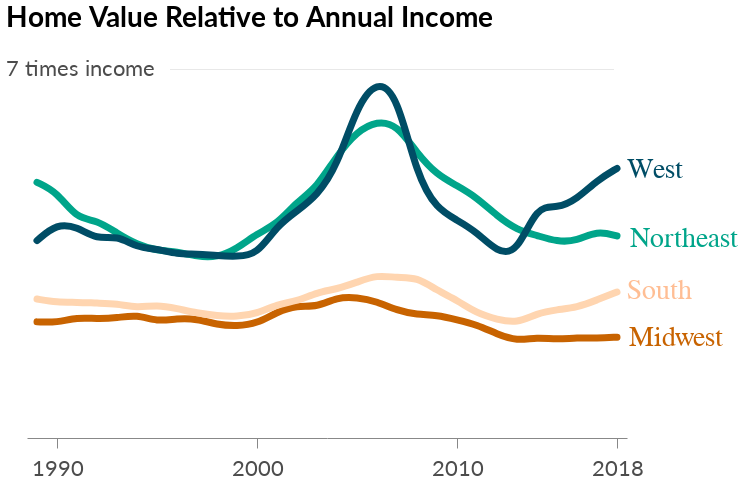

Notebook source saved alongside this figure:
### Code cell
region_chart

### Figure 1 — Vega-Lite specification as saved in the notebook (floating-point values rounded to 4 significant figures)
{"width": 600, "height": 400, "background": "white", "config": {"title": {"fontSize": 28, "anchor": "start", "font": "Lato", "offset": 5}, "axisX": {"grid": false, "labelFont": "Lato", "labelFontSize": 16, "labelAngle": 0, "labelPadding": 10, "ticks": false, "tickSize": 5, "title": null, "titleFont": "Lato", "titleFontSize": 16, "titleFontWeight": "normal", "titleY": 30, "titleX": 280}, "axisY": {"grid": true, "gridOpacity": 1, "labelFont": "Lato", "labelFontSize": 16, "labelLimit": 100, "labelAlign": "left", "labelPadding": 20, "ticks": false, "title": null, "titleFont": "Lato", "titleFontWeight": "normal", "titleFontSize": 16, "titleAlign": "left", "titleAngle": 0, "titleY": -20, "titleX": -20, "domainWidth": 0}, "view": {"strokeOpacity": 0}}, "layer": [{"data": {"name": "data-b1daa1ab067bf442c9aea6328ef6e29d"}, "mark": {"type": "line", "interpolate": "basis", "size": 7, "strokeCap": "round"}, "encoding": {"color": {"type": "nominal", "field": "Region", "legend": null, "scale": {"domain": ["West", "Northeast", "South", "Midwest"], "range": ["#004d66", "#00a58a", "#ffd5b0", "#c86300"]}}, "x": {"type": "ordinal", "axis": {"labelFontSize": 22, "labelOpacity": 0.7, "tickSize": 10, "ticks": true, "values": [1990, 2000, 2010, 2018]}, "field": "Year"}, "y": {"type": "quantitative", "axis": {"format": "a", "labelFontSize": 22, "labelOpacity": 0.7, "values": [2, 3, 4, 5, 6]}, "field": "HIR", "scale": {"domain": [1, 7.5]}, "title": "Regional comparison"}}, "title": "Home Value Relative to Annual Income"}, {"data": {"name": "data-8a7dc631962baabbcab7514ff60c9e7c"}, "mark": {"type": "text", "color": "#004d66", "dx": 31, "dy": -330, "fontSize": 28, "fontWeight": "normal"}, "encoding": {"text": {"type": "nominal", "field": "Text"}, "x": {"type": "quantitative", "axis": null, "field": "Year"}, "y": {"type": "quantitative", "field": "Numbers"}}}, {"data": {"name": "data-7aaa97d570e9aa23a71746083f3f22b4"}, "mark": {"type": "text", "color": "#00a58a", "dx": 60, "dy": -199, "fontSize": 28, "fontWeight": "normal"}, "encoding": {"text": {"type": "nominal", "field": "Text"}, "x": {"type": "quantitative", "axis": null, "field": "Year"}, "y": {"type": "quantitative", "field": "Numbers"}}}, {"data": {"name": "data-5ce3dbf5b01e460dfdb5755056a4b599"}, "mark": {"type": "text", "color": "#ffbe94", "dx": 35, "dy": -85, "fontSize": 28, "fontWeight": "normal"}, "encoding": {"text": {"type": "nominal", "field": "Text"}, "x": {"type": "quantitative", "axis": null, "field": "Year"}, "y": {"type": "quantitative", "field": "Numbers"}}}, {"data": {"name": "data-58f00851d12c199fef21a1395c4d805e"}, "mark": {"type": "text", "color": "#c86300", "dx": 51, "dy": 23, "fontSize": 28, "fontWeight": "normal"}, "encoding": {"text": {"type": "nominal", "field": "Text"}, "x": {"type": "quantitative", "axis": null, "field": "Year"}, "y": {"type": "quantitative", "field": "Numbers"}}}, {"data": {"name": "data-96323c39621b8c3d037c43bf1a748800"}, "mark": {"type": "text", "dx": 65, "dy": -4, "fontSize": 11.5, "fontWeight": "bold", "opacity": 0.09}, "encoding": {"text": {"type": "nominal", "field": "text"}, "x": {"type": "ordinal", "axis": null, "field": "x"}, "y": {"type": "quantitative", "axis": null, "field": "y"}}}, {"data": {"name": "data-6c0b8f17bfb1c63dde0dbe27d2dd8b4e"}, "mark": {"type": "text", "dx": -247, "dy": 0, "font": "lato", "fontSize": 22, "opacity": 0.7}, "encoding": {"text": {"type": "nominal", "field": "text"}, "x": {"type": "ordinal", "axis": null, "field": "x"}, "y": {"type": "quantitative", "axis": null, "field": "y"}}}], "$schema": "https://vega.github.io/schema/vega-lite/v4.0.0.json", "datasets": {"data-b1daa1ab067bf442c9aea6328ef6e29d": [{"Home": 83000.0, "Income": 28750, "HIR": 2.887, "Region": "Midwest", "Year": 1989}, {"Home": 168300.0, "Income": 32643, "HIR": 5.155, "Region": "Northeast", "Year": 1989}, {"Home": 84290.0, "Income": 25870, "HIR": 3.258, "Region": "South", "Year": 1989}, {"Home": 130800.0, "Income": 31086, "HIR": 4.208, "Region": "West", "Year": 1989}, {"Home": 85940.0, "Income": 29897, "HIR": 2.875, "Region": "Midwest", "Year": 1990}, {"Home": 163300.0, "Income": 32676, "HIR": 4.998, "Region": "Northeast", "Year": 1990}, {"Home": 86320.0, "Income": 26942, "HIR": 3.204, "Region": "South", "Year": 1990}, {"Home": 142500.0, "Income": 31761, "HIR": 4.486, "Region": "West", "Year": 1990}, {"Home": 88620.0, "Income": 29927, "HIR": 2.961, "Region": "Midwest", "Year": 1991}, {"Home": 152500.0, "Income": 33467, "HIR": 4.557, "Region": "Northeast", "Year": 1991}, {"Home": 87150.0, "Income": 27178, "HIR": 3.207, "Region": "South", "Year": 1991}, {"Home": 143000.0, "Income": 32253, "HIR": 4.433, "Region": "West", "Year": 1991}, {"Home": 90450.0, "Income": 30804, "HIR": 2.936, "Region": "Midwest", "Year": 1992}, {"Home": 150000.0, "Income": 32999, "HIR": 4.546, "Region": "Northeast", "Year": 1992}, {"Home": 88100.0, "Income": 27609, "HIR": 3.191, "Region": "South", "Year": 1992}, {"Home": 140800.0, "Income": 33324, "HIR": 4.224, "Region": "West", "Year": 1992}, {"Home": 92650.0, "Income": 31400, "HIR": 2.951, "Region": "Midwest", "Year": 1993}, {"Home": 146000.0, "Income": 33747, "HIR": 4.326, "Region": "Northeast", "Year": 1993}, {"Home": 90520.0, "Income": 28441, "HIR": 3.183, "Region": "South", "Year": 1993}, {"Home": 144900.0, "Income": 33739, "HIR": 4.294, "Region": "West", "Year": 1993}, {"Home": 97690.0, "Income": 32505, "HIR": 3.005, "Region": "Midwest", "Year": 1994}, {"Home": 144700.0, "Income": 34926, "HIR": 4.144, "Region": "Northeast", "Year": 1994}, {"Home": 93490.0, "Income": 30021, "HIR": 3.114, "Region": "South", "Year": 1994}, {"Home": 141100.0, "Income": 34452, "HIR": 4.095, "Region": "West", "Year": 1994}, {"Home": 103600.0, "Income": 35839, "HIR": 2.891, "Region": "Midwest", "Year": 1995}, {"Home": 146100.0, "Income": 36111, "HIR": 4.045, "Region": "Northeast", "Year": 1995}, {"Home": 97930.0, "Income": 30942, "HIR": 3.165, "Region": "South", "Year": 1995}, {"Home": 146500.0, "Income": 35979, "HIR": 4.073, "Region": "West", "Year": 1995}, {"Home": 107600.0, "Income": 36579, "HIR": 2.941, "Region": "Midwest", "Year": 1996}, {"Home": 150700.0, "Income": 37406, "HIR": 4.028, "Region": "Northeast", "Year": 1996}, {"Home": 100600.0, "Income": 32422, "HIR": 3.104, "Region": "South", "Year": 1996}, {"Home": 148000.0, "Income": 37125, "HIR": 3.986, "Region": "West", "Year": 1996}, {"Home": 112600.0, "Income": 38316, "HIR": 2.938, "Region": "Midwest", "Year": 1997}, {"Home": 153700.0, "Income": 38929, "HIR": 3.949, "Region": "Northeast", "Year": 1997}, {"Home": 104100.0, "Income": 34345, "HIR": 3.03, "Region": "South", "Year": 1997}, {"Home": 156400.0, "Income": 39162, "HIR": 3.993, "Region": "West", "Year": 1997}, {"Home": 115400.0, "Income": 40609, "HIR": 2.841, "Region": "Midwest", "Year": 1998}, {"Home": 159800.0, "Income": 40634, "HIR": 3.933, "Region": "Northeast", "Year": 1998}, {"Home": 106800.0, "Income": 35797, "HIR": 2.984, "Region": "South", "Year": 1998}, {"Home": 162300.0, "Income": 40983, "HIR": 3.961, "Region": "West", "Year": 1998}, {"Home": 119800.0, "Income": 42512, "HIR": 2.818, "Region": "Midwest", "Year": 1999}, {"Home": 170700.0, "Income": 41882, "HIR": 4.075, "Region": "Northeast", "Year": 1999}, {"Home": 111000.0, "Income": 37345, "HIR": 2.972, "Region": "South", "Year": 1999}, {"Home": 168100.0, "Income": 42565, "HIR": 3.95, "Region": "West", "Year": 1999}, {"Home": 126600.0, "Income": 44261, "HIR": 2.86, "Region": "Midwest", "Year": 2000}, {"Home": 189100.0, "Income": 43750, "HIR": 4.322, "Region": "Northeast", "Year": 2000}, {"Home": 116000.0, "Income": 38389, "HIR": 3.021, "Region": "South", "Year": 2000}, {"Home": 178600.0, "Income": 44915, "HIR": 3.976, "Region": "West", "Year": 2000}, {"Home": 133600.0, "Income": 43834, "HIR": 3.049, "Region": "Midwest", "Year": 2001}, {"Home": 204500.0, "Income": 45716, "HIR": 4.473, "Region": "Northeast", "Year": 2001}, {"Home": 123500.0, "Income": 38904, "HIR": 3.174, "Region": "South", "Year": 2001}, {"Home": 200600.0, "Income": 45087, "HIR": 4.45, "Region": "West", "Year": 2001}, {"Home": 137600.0, "Income": 43622, "HIR": 3.155, "Region": "Midwest", "Year": 2002}, {"Home": 221900.0, "Income": 45862, "HIR": 4.839, "Region": "Northeast", "Year": 2002}, {"Home": 127300.0, "Income": 39522, "HIR": 3.222, "Region": "South", "Year": 2002}, {"Home": 211700.0, "Income": 45143, "HIR": 4.69, "Region": "West", "Year": 2002}, {"Home": 139800.0, "Income": 44732, "HIR": 3.126, "Region": "Midwest", "Year": 2003}, {"Home": 237100.0, "Income": 46742, "HIR": 5.073, "Region": "Northeast", "Year": 2003}, {"Home": 134100.0, "Income": 39823, "HIR": 3.367, "Region": "South", "Year": 2003}, {"Home": 231200.0, "Income": 46820, "HIR": 4.938, "Region": "West", "Year": 2003}, {"Home": 146800.0, "Income": 44641, "HIR": 3.289, "Region": "Midwest", "Year": 2004}, {"Home": 267700.0, "Income": 47861, "HIR": 5.594, "Region": "Northeast", "Year": 2004}, {"Home": 139300.0, "Income": 40745, "HIR": 3.42, "Region": "South", "Year": 2004}, {"Home": 258000.0, "Income": 47651, "HIR": 5.414, "Region": "West", "Year": 2004}, {"Home": 151000.0, "Income": 45950, "HIR": 3.287, "Region": "Midwest", "Year": 2005}, {"Home": 304300.0, "Income": 50882, "HIR": 5.981, "Region": "Northeast", "Year": 2005}, {"Home": 148800.0, "Income": 42138, "HIR": 3.531, "Region": "South", "Year": 2005}, {"Home": 319800.0, "Income": 50002, "HIR": 6.396, "Region": "West", "Year": 2005}, {"Home": 153900.0, "Income": 47836, "HIR": 3.218, "Region": "Midwest", "Year": 2006}, {"Home": 320300.0, "Income": 52057, "HIR": 6.153, "Region": "Northeast", "Year": 2006}, {"Home": 160200.0, "Income": 43884, "HIR": 3.65, "Region": "South", "Year": 2006}, {"Home": 355900.0, "Income": 52249, "HIR": 6.811, "Region": "West", "Year": 2006}, {"Home": 154400.0, "Income": 50277, "HIR": 3.072, "Region": "Midwest", "Year": 2007}, {"Home": 318500.0, "Income": 52274, "HIR": 6.092, "Region": "Northeast", "Year": 2007}, {"Home": 166400.0, "Income": 46186, "HIR": 3.602, "Region": "South", "Year": 2007}, {"Home": 356500.0, "Income": 54138, "HIR": 6.586, "Region": "West", "Year": 2007}, {"Home": 150500.0, "Income": 50112, "HIR": 3.004, "Region": "Midwest", "Year": 2008}, {"Home": 305800.0, "Income": 54346, "HIR": 5.627, "Region": "Northeast", "Year": 2008}, {"Home": 164800.0, "Income": 45590, "HIR": 3.615, "Region": "South", "Year": 2008}, {"Home": 289500.0, "Income": 55085, "HIR": 5.255, "Region": "West", "Year": 2008}, {"Home": 146600.0, "Income": 48877, "HIR": 3.0, "Region": "Midwest", "Year": 2009}, {"Home": 280000.0, "Income": 53073, "HIR": 5.275, "Region": "Northeast", "Year": 2009}, {"Home": 155000.0, "Income": 45615, "HIR": 3.398, "Region": "South", "Year": 2009}, {"Home": 254000.0, "Income": 53833, "HIR": 4.718, "Region": "West", "Year": 2009}, {"Home": 140900.0, "Income": 48241, "HIR": 2.921, "Region": "Midwest", "Year": 2010}, {"Home": 270400.0, "Income": 52996, "HIR": 5.102, "Region": "Northeast", "Year": 2010}, {"Home": 147300.0, "Income": 45442, "HIR": 3.241, "Region": "South", "Year": 2010}, {"Home": 240700.0, "Income": 52959, "HIR": 4.544, "Region": "West", "Year": 2010}, {"Home": 138400.0, "Income": 48722, "HIR": 2.841, "Region": "Midwest", "Year": 2011}, {"Home": 264200.0, "Income": 53864, "HIR": 4.905, "Region": "Northeast", "Year": 2011}, {"Home": 141900.0, "Income": 46899, "HIR": 3.026, "Region": "South", "Year": 2011}, {"Home": 227500.0, "Income": 52376, "HIR": 4.344, "Region": "West", "Year": 2011}, {"Home": 135700.0, "Income": 50479, "HIR": 2.688, "Region": "Midwest", "Year": 2012}, {"Home": 251700.0, "Income": 54627, "HIR": 4.608, "Region": "Northeast", "Year": 2012}, {"Home": 140600.0, "Income": 48033, "HIR": 2.927, "Region": "South", "Year": 2012}, {"Home": 221800.0, "Income": 55157, "HIR": 4.021, "Region": "West", "Year": 2012}, {"Home": 137800.0, "Income": 53426, "HIR": 2.578, "Region": "Midwest", "Year": 2013}, {"Home": 249100.0, "Income": 56868, "HIR": 4.38, "Region": "Northeast", "Year": 2013}, {"Home": 142800.0, "Income": 49854, "HIR": 2.864, "Region": "South", "Year": 2013}, {"Home": 237700.0, "Income": 59525, "HIR": 3.993, "Region": "West", "Year": 2013}, {"Home": 143200.0, "Income": 54267, "HIR": 2.639, "Region": "Midwest", "Year": 2014}, {"Home": 254100.0, "Income": 59210, "HIR": 4.292, "Region": "Northeast", "Year": 2014}, {"Home": 150300.0, "Income": 49655, "HIR": 3.027, "Region": "South", "Year": 2014}, {"Home": 276300.0, "Income": 57688, "HIR": 4.79, "Region": "West", "Year": 2014}, {"Home": 148400.0, "Income": 57082, "HIR": 2.599, "Region": "Midwest", "Year": 2015}, {"Home": 260500.0, "Income": 62182, "HIR": 4.189, "Region": "Northeast", "Year": 2015}, {"Home": 158000.0, "Income": 51174, "HIR": 3.087, "Region": "South", "Year": 2015}, {"Home": 290500.0, "Income": 61442, "HIR": 4.729, "Region": "West", "Year": 2015}, {"Home": 153400.0, "Income": 58305, "HIR": 2.632, "Region": "Midwest", "Year": 2016}, {"Home": 270500.0, "Income": 64390, "HIR": 4.2, "Region": "Northeast", "Year": 2016}, {"Home": 168000.0, "Income": 53861, "HIR": 3.119, "Region": "South", "Year": 2016}, {"Home": 313800.0, "Income": 64275, "HIR": 4.881, "Region": "West", "Year": 2016}, {"Home": 160100.0, "Income": 61123, "HIR": 2.619, "Region": "Midwest", "Year": 2017}, {"Home": 286700.0, "Income": 65593, "HIR": 4.371, "Region": "Northeast", "Year": 2017}, {"Home": 181000.0, "Income": 55775, "HIR": 3.244, "Region": "South", "Year": 2017}, {"Home": 347400.0, "Income": 66961, "HIR": 5.188, "Region": "West", "Year": 2017}, {"Home": 169100.0, "Income": 64069, "HIR": 2.639, "Region": "Midwest", "Year": 2018}, {"Home": 300300.0, "Income": 70113, "HIR": 4.283, "Region": "Northeast", "Year": 2018}, {"Home": 193200.0, "Income": 57299, "HIR": 3.372, "Region": "South", "Year": 2018}, {"Home": 374100.0, "Income": 69520, "HIR": 5.381, "Region": "West", "Year": 2018}], "data-8a7dc631962baabbcab7514ff60c9e7c": [{"Year": 1989, "Numbers": 0, "Text": "West"}], "data-7aaa97d570e9aa23a71746083f3f22b4": [{"Year": 1990, "Numbers": 1, "Text": "Northeast"}], "data-5ce3dbf5b01e460dfdb5755056a4b599": [{"Year": 1991, "Numbers": 2, "Text": "South"}], "data-58f00851d12c199fef21a1395c4d805e": [{"Year": 1992, "Numbers": 3, "Text": "Midwest"}], "data-96323c39621b8c3d037c43bf1a748800": [{"x": 1994, "y": 7, "text": "__________________________________________________________________________"}], "data-6c0b8f17bfb1c63dde0dbe27d2dd8b4e": [{"x": 1989, "y": 7, "text": "7 times income"}]}}
